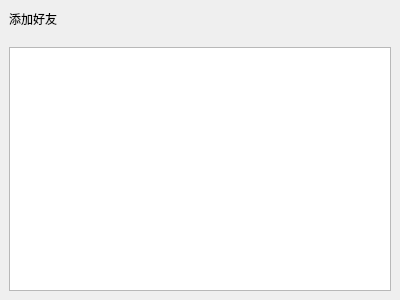
<?xml version="1.0" encoding="UTF-8"?>
<ui version="4.0">
 <class>ApplyFriendPage</class>
 <widget class="QWidget" name="ApplyFriendPage">
  <property name="geometry">
   <rect>
    <x>0</x>
    <y>0</y>
    <width>400</width>
    <height>300</height>
   </rect>
  </property>
  <property name="windowTitle">
   <string>Form</string>
  </property>
  <layout class="QVBoxLayout" name="verticalLayout">
   <property name="spacing">
    <number>0</number>
   </property>
   <property name="leftMargin">
    <number>0</number>
   </property>
   <property name="topMargin">
    <number>0</number>
   </property>
   <property name="rightMargin">
    <number>0</number>
   </property>
   <property name="bottomMargin">
    <number>0</number>
   </property>
   <item>
    <widget class="QWidget" name="friend_apply_wid" native="true">
     <property name="maximumSize">
      <size>
       <width>16777215</width>
       <height>40</height>
      </size>
     </property>
     <layout class="QHBoxLayout" name="horizontalLayout">
      <item>
       <widget class="QLabel" name="friend_apply_lb">
        <property name="maximumSize">
         <size>
          <width>16777215</width>
          <height>40</height>
         </size>
        </property>
        <property name="text">
         <string>添加好友</string>
        </property>
       </widget>
      </item>
      <item>
       <spacer name="horizontalSpacer">
        <property name="orientation">
         <enum>Qt::Orientation::Horizontal</enum>
        </property>
        <property name="sizeHint" stdset="0">
         <size>
          <width>40</width>
          <height>20</height>
         </size>
        </property>
       </spacer>
      </item>
     </layout>
    </widget>
   </item>
   <item>
    <widget class="QWidget" name="widget" native="true">
     <layout class="QVBoxLayout" name="verticalLayout_2">
      <item>
       <widget class="ApplyFriendList" name="apply_friend_list"/>
      </item>
     </layout>
    </widget>
   </item>
  </layout>
 </widget>
 <customwidgets>
  <customwidget>
   <class>ApplyFriendList</class>
   <extends>QListWidget</extends>
   <header>applyfriendlist.h</header>
  </customwidget>
 </customwidgets>
 <resources/>
 <connections/>
</ui>
